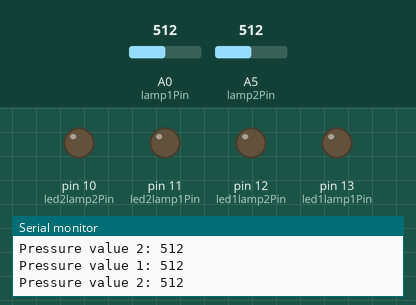
Recording of a sketch running on a simulated Arduino Uno, built with avr-gcc and run on an emulated ATmega328P. Parts: output pins drawn as LEDs (lit = HIGH), the last lines printed to the serial monitor. The test bench sets the inputs (shaded band); at power-on: A0 (lamp1Pin) = 512, A5 (lamp2Pin) = 512.

Above: at 1.2 s.
1.3 s: A0 (lamp1Pin) set to 210
2.8 s: A0 (lamp1Pin) set to 191
At 3.2 s:
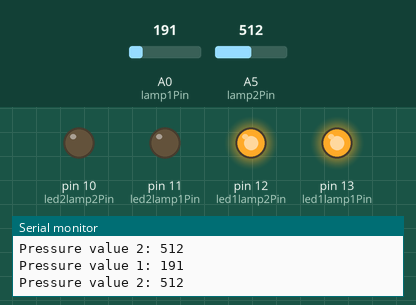
4.3 s: A5 (lamp2Pin) set to 210
7.3 s: A5 (lamp2Pin) set to 190
At 8.0 s:
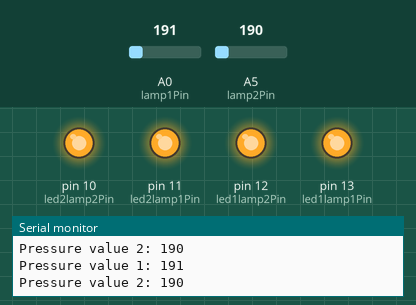
8.8 s: A0 (lamp1Pin) set to 306
At 9.6 s:
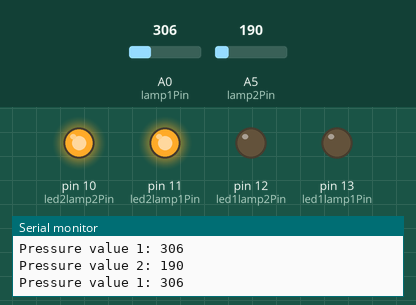
10.3 s: A0 (lamp1Pin) set to 190
At 11.3 s:
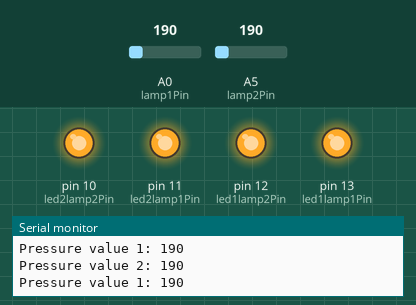
Timing chart, 0 to 12.8 s (numbered marks = the images above; inputs shaded):
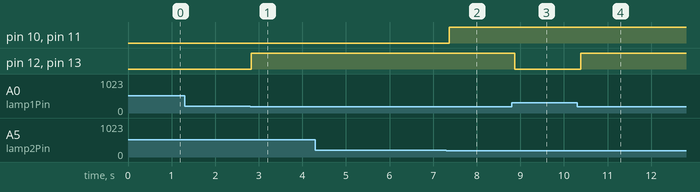

The sketch:

pressure_sensor.ino
```cpp
// Define the analog pin for the pressure sensor
int lamp1Pin = A0;
int lamp2Pin = A5;

// Define the digital pins for the LEDs
int led1lamp1Pin = 13;
int led1lamp2Pin = 12;
int led2lamp1Pin = 11;
int led2lamp2Pin = 10;

// Set a threshold value to decide when to turn on the LED
int threshold = 200;

void setup() {
  // Initialize serial communication for debugging
  Serial.begin(9600);

  // Set LED pins as outputs
  pinMode(led1lamp1Pin, OUTPUT);
  pinMode(led1lamp2Pin, OUTPUT);
  pinMode(led2lamp1Pin, OUTPUT);
  pinMode(led2lamp2Pin, OUTPUT);

  // Set sensor pins as inputs
  pinMode(lamp1Pin, INPUT);
  pinMode(lamp2Pin, INPUT);
}

void loop() {
  // Read the value from the pressure sensors
  int sensor1Value = analogRead(lamp1Pin);
  int sensor2Value = analogRead(lamp2Pin);

  // Print the sensor values to the Serial Monitor
  Serial.print("Pressure value 1: ");
  Serial.println(sensor1Value);
  Serial.print("Pressure value 2: ");
  Serial.println(sensor2Value);

  // Control LEDs based on sensor 1 (lamp1Pin)
  if (sensor1Value > threshold) {
    digitalWrite(led1lamp1Pin, LOW);   // Turn off LED 1 for sensor 1
    digitalWrite(led1lamp2Pin, LOW);   // Turn off LED 2 for sensor 1
  } else {
    digitalWrite(led1lamp1Pin, HIGH);  // Turn on LED 1 for sensor 1
    digitalWrite(led1lamp2Pin, HIGH);  // Turn on LED 2 for sensor 1
  }

  // Control LEDs based on sensor 2 (lamp2Pin)
  if (sensor2Value > threshold) {
    digitalWrite(led2lamp1Pin, LOW);   // Turn off LED 1 for sensor 2
    digitalWrite(led2lamp2Pin, LOW);   // Turn off LED 2 for sensor 2
  } else {
    digitalWrite(led2lamp1Pin, HIGH);  // Turn on LED 1 for sensor 2
    digitalWrite(led2lamp2Pin, HIGH);  // Turn on LED 2 for sensor 2
  }

  // Small delay to stabilize the readings
  delay(100);
}
```

Measured:
- the behaviour switches between 201 and 200 on A0 (lamp1Pin) (found by bisection; images 0 and 1)
- the behaviour switches between 201 and 200 on A5 (lamp2Pin) (found by bisection; images 1 and 2)
- after the input at 2.8 s, pin 12 (led1lamp2Pin), pin 13 (led1lamp1Pin): LOW → HIGH at once
- after the input at 7.3 s, pin 10 (led2lamp2Pin), pin 11 (led2lamp1Pin): LOW → HIGH after 0.06 s
- after the input at 8.8 s, pin 12 (led1lamp2Pin), pin 13 (led1lamp1Pin): HIGH → LOW after 0.08 s
- after the input at 10.3 s, pin 12 (led1lamp2Pin), pin 13 (led1lamp1Pin): LOW → HIGH after 0.09 s
